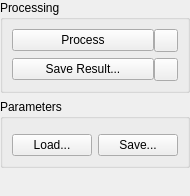
<?xml version="1.0" encoding="UTF-8"?>
<ui version="4.0">
 <class>CProcessorControlGuiComp</class>
 <widget class="QWidget" name="CProcessorControlGuiComp">
  <property name="geometry">
   <rect>
    <x>0</x>
    <y>0</y>
    <width>180</width>
    <height>196</height>
   </rect>
  </property>
  <property name="windowTitle">
   <string>Form</string>
  </property>
  <layout class="QVBoxLayout" name="verticalLayout_3">
   <property name="margin">
    <number>0</number>
   </property>
   <item>
    <widget class="QGroupBox" name="groupBox">
     <property name="sizePolicy">
      <sizepolicy hsizetype="Preferred" vsizetype="Maximum">
       <horstretch>0</horstretch>
       <verstretch>0</verstretch>
      </sizepolicy>
     </property>
     <property name="title">
      <string>Processing</string>
     </property>
     <layout class="QVBoxLayout" name="verticalLayout_2">
      <item>
       <layout class="QHBoxLayout">
        <property name="spacing">
         <number>0</number>
        </property>
        <property name="margin">
         <number>0</number>
        </property>
        <item>
         <widget class="QPushButton" name="DataAcquisitionButton">
          <property name="sizePolicy">
           <sizepolicy hsizetype="Preferred" vsizetype="Fixed">
            <horstretch>0</horstretch>
            <verstretch>0</verstretch>
           </sizepolicy>
          </property>
          <property name="toolTip">
           <string>Do single processing step</string>
          </property>
          <property name="text">
           <string>Process</string>
          </property>
         </widget>
        </item>
        <item>
         <widget class="QToolButton" name="LiveDataAcquisitionButton">
          <property name="sizePolicy">
           <sizepolicy hsizetype="Fixed" vsizetype="Minimum">
            <horstretch>0</horstretch>
            <verstretch>0</verstretch>
           </sizepolicy>
          </property>
          <property name="toolTip">
           <string>Enable/disable continuous processing</string>
          </property>
          <property name="icon">
           <iconset resource="../iqtgui/iqtgui.qrc">
            <normaloff>:/Icons/AutoUpdate.svg</normaloff>:/Icons/AutoUpdate.svg</iconset>
          </property>
          <property name="checkable">
           <bool>true</bool>
          </property>
         </widget>
        </item>
       </layout>
      </item>
      <item>
       <layout class="QHBoxLayout" name="horizontalLayout_2">
        <property name="spacing">
         <number>0</number>
        </property>
        <item>
         <widget class="QPushButton" name="SaveDataButton">
          <property name="sizePolicy">
           <sizepolicy hsizetype="Preferred" vsizetype="Fixed">
            <horstretch>0</horstretch>
            <verstretch>0</verstretch>
           </sizepolicy>
          </property>
          <property name="text">
           <string>Save Result...</string>
          </property>
         </widget>
        </item>
        <item>
         <widget class="QToolButton" name="LiveDataStoreButton">
          <property name="sizePolicy">
           <sizepolicy hsizetype="Fixed" vsizetype="Minimum">
            <horstretch>0</horstretch>
            <verstretch>0</verstretch>
           </sizepolicy>
          </property>
          <property name="toolTip">
           <string>Enable/disable continuous storing</string>
          </property>
          <property name="icon">
           <iconset resource="../iqtgui/iqtgui.qrc">
            <normaloff>:/Icons/AutoUpdate.svg</normaloff>:/Icons/AutoUpdate.svg</iconset>
          </property>
          <property name="checkable">
           <bool>true</bool>
          </property>
         </widget>
        </item>
       </layout>
      </item>
     </layout>
    </widget>
   </item>
   <item>
    <widget class="QGroupBox" name="ParamsGB">
     <property name="title">
      <string>Parameters</string>
     </property>
     <layout class="QVBoxLayout" name="verticalLayout">
      <item>
       <widget class="QFrame" name="ParamsFrame">
        <property name="sizePolicy">
         <sizepolicy hsizetype="Preferred" vsizetype="Preferred">
          <horstretch>0</horstretch>
          <verstretch>0</verstretch>
         </sizepolicy>
        </property>
        <property name="frameShape">
         <enum>QFrame::NoFrame</enum>
        </property>
        <property name="frameShadow">
         <enum>QFrame::Raised</enum>
        </property>
        <layout class="QVBoxLayout">
         <property name="spacing">
          <number>6</number>
         </property>
         <property name="margin">
          <number>0</number>
         </property>
        </layout>
       </widget>
      </item>
      <item>
       <layout class="QHBoxLayout" name="horizontalLayout">
        <item>
         <widget class="QPushButton" name="LoadParamsButton">
          <property name="sizePolicy">
           <sizepolicy hsizetype="Preferred" vsizetype="Fixed">
            <horstretch>0</horstretch>
            <verstretch>0</verstretch>
           </sizepolicy>
          </property>
          <property name="text">
           <string>Load...</string>
          </property>
         </widget>
        </item>
        <item>
         <widget class="QPushButton" name="SaveParamsButton">
          <property name="sizePolicy">
           <sizepolicy hsizetype="Preferred" vsizetype="Fixed">
            <horstretch>0</horstretch>
            <verstretch>0</verstretch>
           </sizepolicy>
          </property>
          <property name="text">
           <string>Save...</string>
          </property>
         </widget>
        </item>
       </layout>
      </item>
     </layout>
    </widget>
   </item>
   <item>
    <spacer name="verticalSpacer">
     <property name="orientation">
      <enum>Qt::Vertical</enum>
     </property>
     <property name="sizeHint" stdset="0">
      <size>
       <width>20</width>
       <height>0</height>
      </size>
     </property>
    </spacer>
   </item>
  </layout>
 </widget>
 <resources>
  <include location="../iqtgui/iqtgui.qrc"/>
 </resources>
 <connections/>
</ui>
